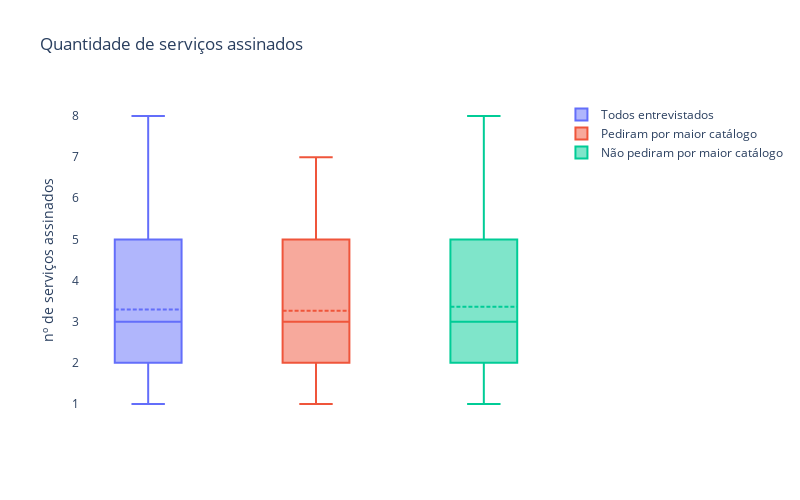

The notebook cell this image was saved under:
### Code cell
fig = make_subplots(rows=1, cols=3, shared_yaxes=True)
fig.add_trace(go.Box(y=df.n_servicos_assinados, name="Todos entrevistados", boxmean=True), 
              row=1, col=1)
fig.add_trace(go.Box(y=df_catalogo.n_servicos_assinados, name="Pediram por maior catálogo", boxmean=True), 
              row=1, col=2)
fig.add_trace(go.Box(y=df_nao_catalogo.n_servicos_assinados, name="Não pediram por maior catálogo", boxmean=True),
              row=1, col=3)
fig.update_xaxes(visible=False)
fig.update_yaxes(showgrid=False)
fig.update_layout(template="plotly_white",
                title="Quantidade de serviços assinados",
                yaxis={"title": "nº de serviços assinados"},
                width=800,
                height=500,
)
fig.show()

### Figure 1 — Plotly figure (JSON) as saved in the notebook; plotly's stock layout.template omitted (floating-point values rounded to 4 significant figures; data arrays with more than 128 entries replaced by an {"elided": "..."} marker saying what was removed)
{"data": [{"boxmean": true, "name": "Todos entrevistados", "type": "box", "xaxis": "x", "y": {"elided": "213 int values"}, "yaxis": "y"}, {"boxmean": true, "name": "Pediram por maior catálogo", "type": "box", "xaxis": "x2", "y": {"elided": "153 int values"}, "yaxis": "y2"}, {"boxmean": true, "name": "Não pediram por maior catálogo", "type": "box", "xaxis": "x3", "y": [6, 3, 1, 1, 4, 5, 2, 5, 5, 6, 4, 6, 6, 1, 4, 2, 5, 3, 8, 4, 6, 5, 2, 1, 2, 3, 1, 2, 2, 5, 4, 4, 2, 1, 2, 6, 3, 3, 1, 5, 5, 5, 5, 3, 3, 2, 5, 1, 1, 3, 2, 2, 4, 2, 1, 4, 4, 4, 3, 2], "yaxis": "y3"}], "layout": {"height": 500, "title": {"text": "Quantidade de serviços assinados"}, "width": 800, "xaxis": {"anchor": "y", "domain": [0, 0.2889], "visible": false}, "xaxis2": {"anchor": "y2", "domain": [0.3556, 0.6444], "visible": false}, "xaxis3": {"anchor": "y3", "domain": [0.7111, 1], "visible": false}, "yaxis": {"anchor": "x", "domain": [0, 1], "showgrid": false, "title": {"text": "nº de serviços assinados"}}, "yaxis2": {"anchor": "x2", "domain": [0, 1], "matches": "y", "showgrid": false, "showticklabels": false}, "yaxis3": {"anchor": "x3", "domain": [0, 1], "matches": "y", "showgrid": false, "showticklabels": false}}}
